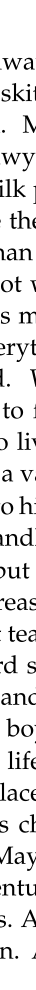
%> input picture Lecture16/code/题一/附件2/000.bmp, 72 x 1980 px (shown at 1/2 size)
$ octave Ttwo.m   (GNU Octave 9; MATLAB toolbox functions it lacks are replaced by stand-ins)
%> lines starting %> are read from the running program, lines starting %| are printed output that depends on the picture
clear all;clc;   %导入附件2图片矩阵
cell{1,1}=imread('000.bmp');
cell{1,2}=imread('001.bmp');
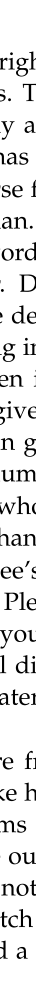
%> input picture Lecture16/code/题一/附件2/001.bmp, 72 x 1980 px (shown at 1/2 size)
cell{1,3}=imread('002.bmp');
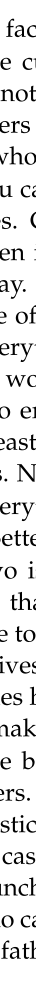
%> input picture Lecture16/code/题一/附件2/002.bmp, 72 x 1980 px (shown at 1/2 size)
cell{1,4}=imread('003.bmp');
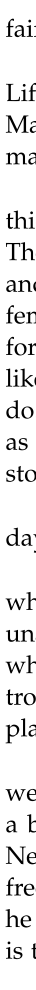
%> input picture Lecture16/code/题一/附件2/003.bmp, 72 x 1980 px (shown at 1/2 size)
cell{1,5}=imread('004.bmp');
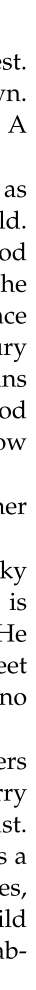
%> input picture Lecture16/code/题一/附件2/004.bmp, 72 x 1980 px (shown at 1/2 size)
cell{1,6}=imread('005.bmp');
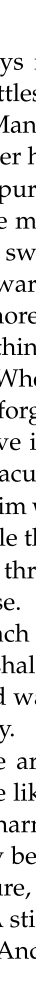
%> input picture Lecture16/code/题一/附件2/005.bmp, 72 x 1980 px (shown at 1/2 size)
%> (the run ends here)
